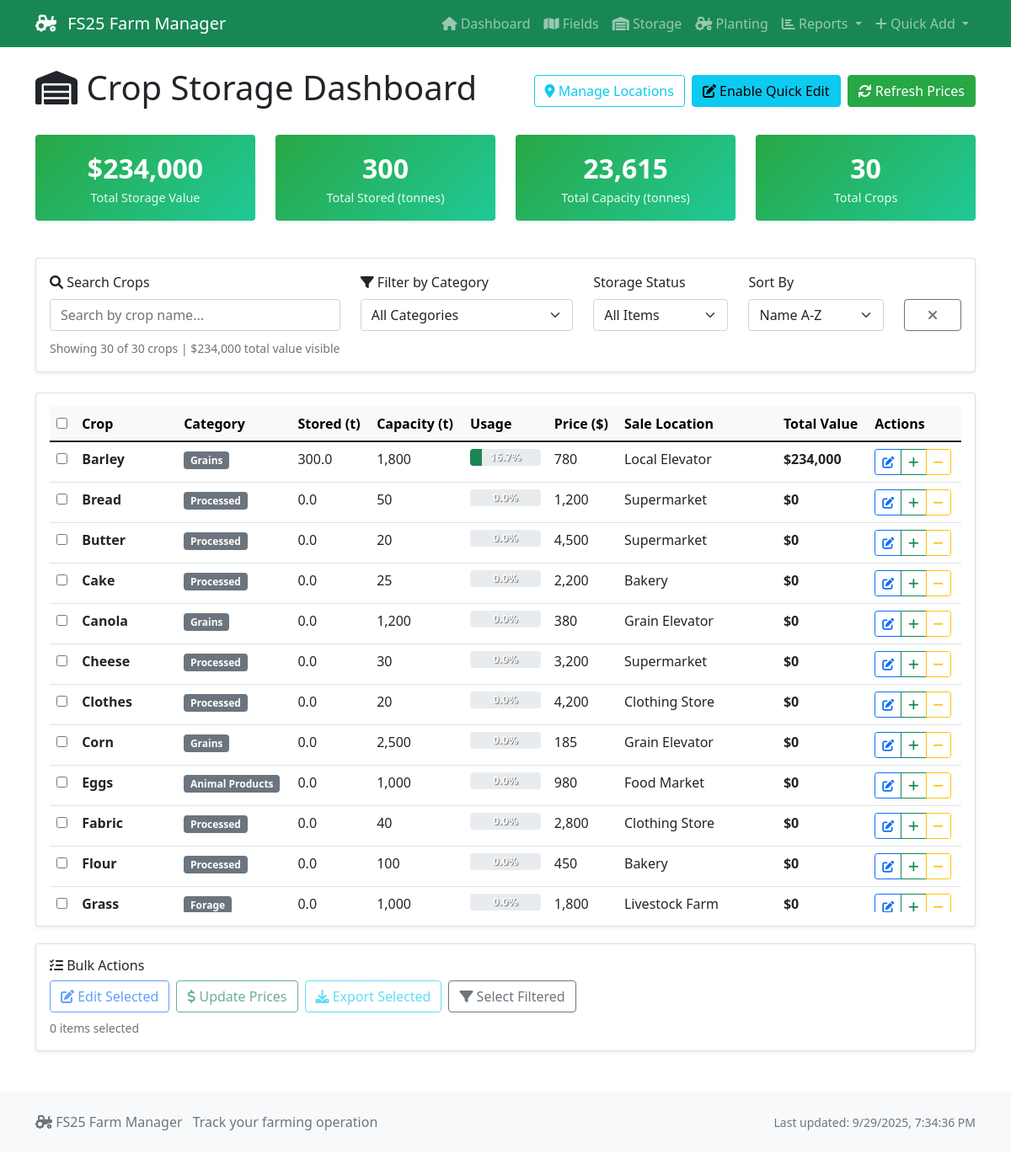
Page /storage on the committed database.
### tables this page shows
CREATE TABLE crop_storage (
            storage_id INTEGER PRIMARY KEY AUTOINCREMENT,
            crop_name TEXT NOT NULL UNIQUE,
            crop_category TEXT,
            quantity_stored REAL DEFAULT 0,
            storage_capacity REAL DEFAULT 1000,
            current_market_price REAL DEFAULT 0,
            sale_location TEXT DEFAULT 'Local Elevator',
            price_per_unit TEXT DEFAULT 'per tonne',
            last_price_update DATE,
            notes TEXT,
            created_date TIMESTAMP DEFAULT CURRENT_TIMESTAMP,
            updated_date TIMESTAMP DEFAULT CURRENT_TIMESTAMP
        );

### app.py (the view)
@app.route('/storage')
def storage_dashboard():
    conn = get_db_connection()
    if not conn:
        return redirect(url_for('index'))
    try:
        print("🔍 Starting storage dashboard query...")
        raw_data = conn.execute('SELECT * FROM crop_storage LIMIT 5').fetchall()
        print(f"📊 Sample raw data: {[dict(row) for row in raw_data]}")
        null_check = conn.execute('''
            SELECT
                COUNT(*) as total_rows,
                COUNT(quantity_stored) as non_null_quantity,
                COUNT(storage_capacity) as non_null_capacity,
                COUNT(current_market_price) as non_null_price
            FROM crop_storage
        ''').fetchone()
        print(f"🔍 NULL check: {dict(null_check)}")
        print("🔍 Executing main query...")
        crops = conn.execute('''
            SELECT
                crop_name,
                COALESCE(crop_category, 'Other') as crop_category,
                COALESCE(quantity_stored, 0.0) as quantity_stored,
                COALESCE(storage_capacity, 1000.0) as storage_capacity,
                COALESCE(current_market_price, 0.0) as current_market_price,
                COALESCE(sale_location, 'Local Elevator') as sale_location
            FROM crop_storage
            ORDER BY crop_name  -- Changed to name order for better searching
        ''').fetchall()
        print(f"📊 Found {len(crops)} crops")
        processed_crops = []
        for crop in crops:
            try:
                quantity = float(crop['quantity_stored']) if crop['quantity_stored'] is not None else 0.0
                capacity = float(crop['storage_capacity']) if crop['storage_capacity'] is not None else 1000.0
                price = float(crop['current_market_price']) if crop['current_market_price'] is not None else 0.0
                if capacity <= 0:
                    capacity = 1000.0
                total_value = quantity * price
                capacity_used = round((quantity / capacity) * 100, 1) if capacity > 0 else 0.0
                processed_crop = {
                    'crop_name': crop['crop_name'],
                    'crop_category': crop['crop_category'] or 'Other',
                    'quantity_stored': quantity,
                    'storage_capacity': capacity,
                    'current_market_price': price,
                    'sale_location': crop['sale_location'] or 'Local Elevator',
                    'total_value': total_value,
                    'capacity_used': capacity_used
                }
                processed_crops.append(processed_crop)
            except Exception as e:
                print(f"❌ Error processing crop {crop['crop_name']}: {e}")
                print(f"   Crop data: {dict(crop)}")
                continue
        print(f"✅ Processed {len(processed_crops)} crops successfully")
        total_value = sum(crop['total_value'] for crop in processed_crops)
        total_capacity = sum(crop['storage_capacity'] for crop in processed_crops)
        total_stored = sum(crop['quantity_stored'] for crop in processed_crops)
        print(f"📊 Summary: Value=${total_value:.2f}, Stored={total_stored:.1f}t, Capacity={total_capacity:.1f}t")
        categories = sorted(set(crop['crop_category'] for crop in processed_crops))
        print(f"📂 Categories for filter: {categories}")
        conn.close()
        return render_template('storage/dashboard.html',
                             crops=processed_crops,  # Changed from crops_by_category to crops
                             categories=categories,   # NEW: for filter dropdown
                             total_value=total_value,
                             total_capacity=total_capacity,
                             total_stored=total_stored)
    except Exception as e:
        print(f"❌ Storage dashboard error: {e}")
        print(f"❌ Error type: {type(e)}")
        import traceback
        print(f"❌ Full traceback: {traceback.format_exc()}")
        flash(f'Error loading storage dashboard: {str(e)}', 'error')
        if conn:
            conn.close()
        return redirect(url_for('index'))

### templates/storage/dashboard.html (shortened to what this page needs)
{% extends "base.html" %}
{% block content %}
<div class="d-flex justify-content-between align-items-center mb-4">
    <h1><i class="fas fa-warehouse"></i> Crop Storage Dashboard</h1>
    <div class="d-flex gap-2">
        <a href="{{ url_for('manage_locations') }}" class="btn btn-outline-info">
            <i class="fas fa-map-marker-alt"></i> Manage Locations
        </a>
        <button class="btn btn-info" onclick="toggleEditMode()">
            <i class="fas fa-edit"></i> <span id="edit-mode-text">Enable Quick Edit</span>
        </button>
        <button class="btn btn-success" onclick="refreshPrices()">
            <i class="fas fa-sync"></i> Refresh Prices
        </button>
    </div>
</div>
<div class="row mb-4">
    <div class="col-md-3">
        <div class="card stats-card">
            <div class="card-body">
                <div class="stats-number" id="total-value-display">${{ "{:,.0f}".format(total_value) }}</div>
                <div class="stats-label">Total Storage Value</div>
            </div>
        </div>
    </div>
    <div class="col-md-3">
        <div class="card stats-card">
            <div class="card-body">
                <div class="stats-number" id="total-stored-display">{{ "{:,.0f}".format(total_stored) }}</div>
                <div class="stats-label">Total Stored (tonnes)</div>
            </div>
        </div>
    </div>
    <div class="col-md-3">
        <div class="card stats-card">
            <div class="card-body">
                <div class="stats-number">{{ "{:,.0f}".format(total_capacity) }}</div>
                <div class="stats-label">Total Capacity (tonnes)</div>
            </div>
        </div>
    </div>
    <div class="col-md-3">
        <div class="card stats-card">
            <div class="card-body">
                <div class="stats-number" id="visible-crops">{{ crops|length }}</div>
                <div class="stats-label">Total Crops</div>
            </div>
        </div>
    </div>
</div>
<div class="card mb-4">
    <div class="card-body">
        <div class="row align-items-end">
            <div class="col-md-4">
                <label for="search-input" class="form-label">
                    <i class="fas fa-search"></i> Search Crops
                </label>
                <input type="text" class="form-control" id="search-input"
                       placeholder="Search by crop name..." onkeyup="filterTable()">
            </div>
            <div class="col-md-3">
                <label for="category-filter" class="form-label">
                    <i class="fas fa-filter"></i> Filter by Category
                </label>
                <select class="form-select" id="category-filter" onchange="filterTable()">
                    <option value="">All Categories</option>
                </select>
            </div>
            <div class="col-md-2">
                <label for="storage-filter" class="form-label">Storage Status</label>
                <select class="form-select" id="storage-filter" onchange="filterTable()">
                    <option value="">All Items</option>
                </select>
            </div>
            <div class="col-md-2">
                <label for="sort-by" class="form-label">Sort By</label>
                <select class="form-select" id="sort-by" onchange="sortTable()">
                    <option value="name">Name A-Z</option>
                </select>
            </div>
            <div class="col-md-1">
                <button class="btn btn-outline-secondary w-100" onclick="clearFilters()" title="Clear all filters">
                    <i class="fas fa-times"></i>
                </button>
            </div>
        </div>
        <div class="row mt-2">
            <div class="col-12">
                <small class="text-muted">
                    Showing <span id="visible-count">{{ crops|length }}</span> of {{ crops|length }} crops
                    | <span id="visible-value">$0</span> total value visible
                </small>
            </div>
        </div>
    </div>
</div>
<div class="card">
    <div class="card-body">
        <div class="table-responsive">
            <table class="table table-hover" id="storage-table">
                <thead class="table-light sticky-top">
                    <tr>
                        <th>
                            <input type="checkbox" id="select-all" onchange="toggleSelectAll()">
                        </th>
                        <th>Crop</th>
                        <th>Category</th>
                        <th>Stored (t)</th>
                        <th>Capacity (t)</th>
                        <th>Usage</th>
                        <th>Price ($)</th>
                        <th>Sale Location</th>
                        <th>Total Value</th>
                        <th>Actions</th>
                    </tr>
                </thead>
                <tbody>
                    {% for crop in crops %}
                    <tr data-crop="{{ crop.crop_name }}" data-category="{{ crop.crop_category }}"
                        data-quantity="{{ crop.quantity_stored }}" data-capacity="{{ crop.storage_capacity }}"
                        data-usage="{{ crop.capacity_used }}" data-value="{{ crop.total_value }}">
                        <td>
                            <input type="checkbox" class="crop-checkbox" value="{{ crop.crop_name }}">
                        </td>
                        <td>
                            <strong>{{ crop.crop_name }}</strong>
                        </td>
                        <td>
                            <span class="badge bg-secondary">{{ crop.crop_category }}</span>
                        </td>
                        <td>
                            <span class="editable-field"
                                  data-crop="{{ crop.crop_name }}"
                                  data-field="quantity_stored"
                                  data-type="number"
                                  data-value="{{ crop.quantity_stored }}">
                                {{ "{:,.1f}".format(crop.quantity_stored) }}
                            </span>
                        </td>
                        <td>
                            <span class="editable-field"
                                  data-crop="{{ crop.crop_name }}"
                                  data-field="storage_capacity"
                                  data-type="number"
                                  data-value="{{ crop.storage_capacity }}">
                                {{ "{:,.0f}".format(crop.storage_capacity) }}
                            </span>
                        </td>
                        <td>
                            <div class="progress" style="height: 20px; min-width: 80px;">
                                <div class="progress-bar capacity-bar
                                    {% if crop.capacity_used < 25 %}bg-success
                                    {% elif crop.capacity_used < 75 %}bg-warning
                                    {% elif crop.capacity_used < 100 %}bg-info
                                    {% else %}bg-danger{% endif %}"
                                     style="width: {{ min(crop.capacity_used, 100) }}%"
                                     data-crop="{{ crop.crop_name }}">
                                    <span class="capacity-text">{{ crop.capacity_used }}%</span>
                                </div>
                            </div>
                        </td>
                        <td>
                            <span class="editable-field"
                                  data-crop="{{ crop.crop_name }}"
                                  data-field="current_market_price"
                                  data-type="number"
                                  data-value="{{ crop.current_market_price }}">
                                {{ "{:,.0f}".format(crop.current_market_price) }}
                            </span>
                        </td>
                        <td>
                            <span class="editable-field"
                                  data-crop="{{ crop.crop_name }}"
                                  data-field="sale_location"
                                  data-type="select"
                                  data-value="{{ crop.sale_location }}">
                                {{ crop.sale_location }}
                            </span>
                        </td>
                        <td>
                            <strong class="total-value" data-crop="{{ crop.crop_name }}">
                                ${{ "{:,.0f}".format(crop.total_value) }}
                            </strong>
                        </td>
                        <td>
                            <div class="btn-group" role="group">
                                <a href="{{ url_for('edit_crop_storage', crop_name=crop.crop_name) }}"
                                   class="btn btn-sm btn-outline-primary">
                                    <i class="fas fa-edit"></i>
                                </a>
                                <button class="btn btn-sm btn-outline-success"
                                        onclick="quickAdjust('{{ crop.crop_name }}', 'add')" title="Add quantity">
                                    <i class="fas fa-plus"></i>
                                </button>
                                <button class="btn btn-sm btn-outline-warning"
                                        onclick="quickAdjust('{{ crop.crop_name }}', 'subtract')" title="Subtract quantity">
                                    <i class="fas fa-minus"></i>
                                </button>
                            </div>
                        </td>
                    </tr>
                    {% endfor %}
                </tbody>
            </table>
        </div>
    </div>
</div>
<div class="card mt-3">
    <div class="card-body">
        <h6><i class="fas fa-tasks"></i> Bulk Actions</h6>
        <div class="d-flex gap-2 flex-wrap">
            <button class="btn btn-outline-primary" onclick="bulkEditSelected()" disabled id="bulk-edit-btn">
                <i class="fas fa-edit"></i> Edit Selected
            </button>
            <button class="btn btn-outline-success" onclick="bulkUpdatePrices()" disabled id="bulk-price-btn">
                <i class="fas fa-dollar-sign"></i> Update Prices
            </button>
            <button class="btn btn-outline-info" onclick="exportSelected()" disabled id="bulk-export-btn">
                <i class="fas fa-download"></i> Export Selected
            </button>
            <button class="btn btn-outline-secondary" onclick="selectByFilter()">
                <i class="fas fa-filter"></i> Select Filtered
            </button>
        </div>
        <small class="text-muted mt-2 d-block">
            <span id="selected-count">0</span> items selected
        </small>
    </div>
</div>
{% endblock %}

### rows in the picture
crop_storage: crop_name "Barley", crop_category "Grains", quantity_stored "300.0", storage_capacity "1,800", capacity_used "16.7", current_market_price "780", sale_location "Local Elevator", total_value "234,000"
crop_storage: crop_name "Bread", crop_category "Processed", quantity_stored "0.0", storage_capacity "50", capacity_used "0.0", current_market_price "1,200", sale_location "Supermarket", total_value "0"
crop_storage: crop_name "Butter", crop_category "Processed", quantity_stored "0.0", storage_capacity "20", capacity_used "0.0", current_market_price "4,500", sale_location "Supermarket", total_value "0"
crop_storage: crop_name "Cake", crop_category "Processed", quantity_stored "0.0", storage_capacity "25", capacity_used "0.0", current_market_price "2,200", sale_location "Bakery", total_value "0"
crop_storage: crop_name "Canola", crop_category "Grains", quantity_stored "0.0", storage_capacity "1,200", capacity_used "0.0", current_market_price "380", sale_location "Grain Elevator", total_value "0"
crop_storage: crop_name "Cheese", crop_category "Processed", quantity_stored "0.0", storage_capacity "30", capacity_used "0.0", current_market_price "3,200", sale_location "Supermarket", total_value "0"
crop_storage: crop_name "Clothes", crop_category "Processed", quantity_stored "0.0", storage_capacity "20", capacity_used "0.0", current_market_price "4,200", sale_location "Clothing Store", total_value "0"
crop_storage: crop_name "Corn", crop_category "Grains", quantity_stored "0.0", storage_capacity "2,500", capacity_used "0.0", current_market_price "185", sale_location "Grain Elevator", total_value "0"
crop_storage: crop_name "Eggs", crop_category "Animal Products", quantity_stored "0.0", storage_capacity "1,000", capacity_used "0.0", current_market_price "980", sale_location "Food Market", total_value "0"
crop_storage: crop_name "Fabric", crop_category "Processed", quantity_stored "0.0", storage_capacity "40", capacity_used "0.0", current_market_price "2,800", sale_location "Clothing Store", total_value "0"
crop_storage: crop_name "Flour", crop_category "Processed", quantity_stored "0.0", storage_capacity "100", capacity_used "0.0", current_market_price "450", sale_location "Bakery", total_value "0"
crop_storage: crop_name "Grass", crop_category "Forage", quantity_stored "0.0", storage_capacity "1,000", capacity_used "0.0", current_market_price "1,800", sale_location "Livestock Farm", total_value "0"

### other values in the picture
{{ "{:,.0f}".format(total_value) }} "234,000"
{{ "{:,.0f}".format(total_stored) }} "300"
{{ "{:,.0f}".format(total_capacity) }} "23,615"
{{ crops|length }} "30"
